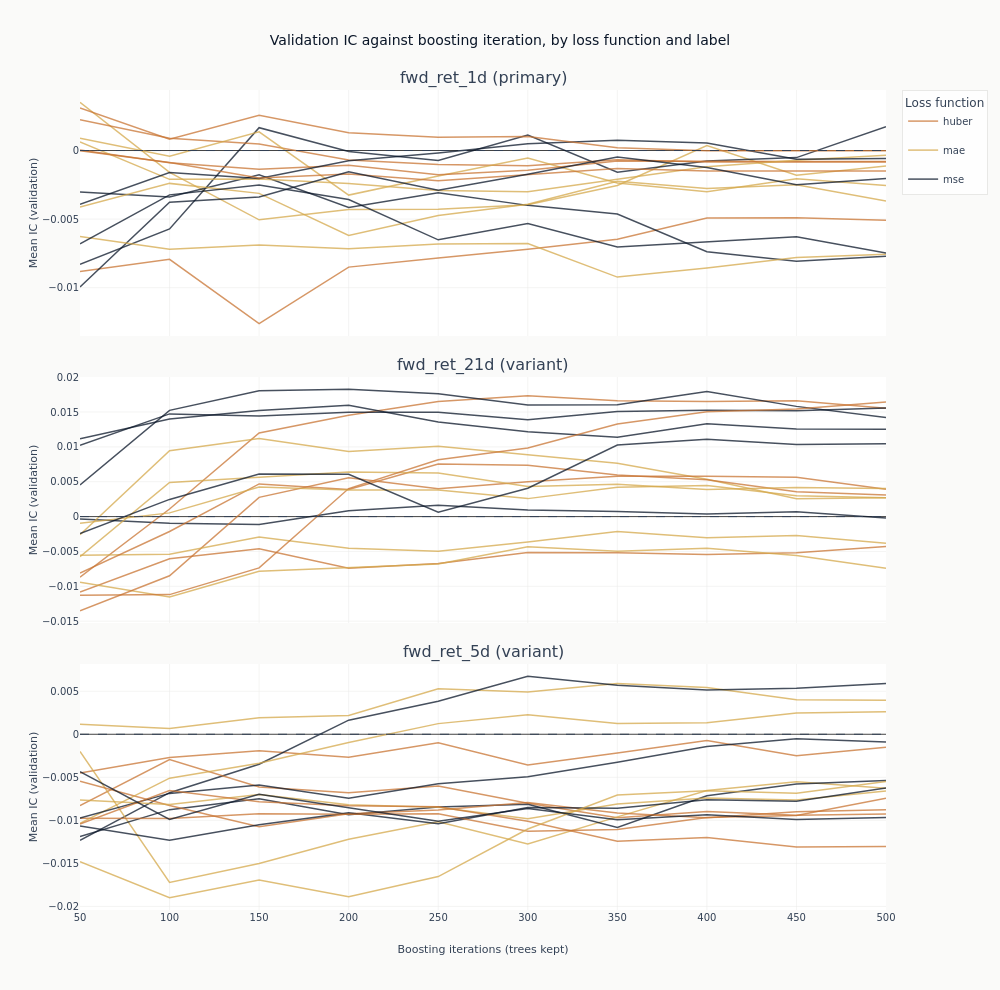

The notebook cell this image was saved under:
### Markdown cell above
### What more trees do

Each line traces one configuration's out-of-sample IC as trees are added to it. This is the
figure the checkpoint dimension exists to produce, and it separates two things a single
end-of-training number cannot.

A line that rises and then falls has an interior optimum: the model was still learning, then
began fitting the training window at the expense of the validation folds. A line that wanders
without trend around zero never had anything to learn in the first place, and its highest point
is wherever the noise happened to peak. The difference matters, because both produce a
respectable-looking maximum.

### Code cell
curves = catalog.filter("full_coverage").sort("label", "config_name", "checkpoint_value")
objectives = {"mse": COLORS["blue"], "mae": COLORS["amber"], "huber": COLORS["copper"]}


def objective_of(name: str) -> str:
    """Read the loss function out of a declared configuration name."""
    return next((key for key in objectives if name.endswith(key)), "mse")


fig_curves = make_subplots(
    rows=len(panel_labels),
    cols=1,
    shared_xaxes=True,
    vertical_spacing=0.05,
    subplot_titles=[
        f"{label} ({'primary' if label == primary else 'variant'})" for label in panel_labels
    ],
)
legend_shown: set[str] = set()
for row, label in enumerate(panel_labels, start=1):
    panel = curves.filter(pl.col("label") == label)
    for config_name in panel.get_column("config_name").unique(maintain_order=True):
        series = panel.filter(pl.col("config_name") == config_name)
        objective = objective_of(config_name)
        # One legend entry per loss function, not per configuration: fifteen names repeated
        # down three panels is a legend taller than the chart, and the colour is the only
        # thing the legend has to explain.
        first_of_objective = objective not in legend_shown
        legend_shown.add(objective)
        fig_curves.add_trace(
            go.Scatter(
                x=series.get_column("checkpoint_value").to_list(),
                y=series.get_column("ic_mean").to_list(),
                mode="lines",
                name=objective,
                legendgroup=objective,
                showlegend=first_of_objective,
                line=dict(color=objectives[objective], width=1.5),
                opacity=0.75,
            ),
            row=row,
            col=1,
        )
    fig_curves.add_hline(
        y=0, line_width=1, line_dash="dash", line_color=COLORS["neutral"], row=row, col=1
    )
    fig_curves.update_yaxes(title_text="Mean IC (validation)", row=row, col=1)
fig_curves.update_xaxes(title_text="Boosting iterations (trees kept)", row=len(panel_labels), col=1)
fig_curves.update_layout(
    title="Validation IC against boosting iteration, by loss function and label",
    height=330 * len(panel_labels),
    width=1000,
    margin=dict(t=90),
    legend=dict(title_text="Loss function", font=dict(size=10)),
)
show_plotly_with_alt(
    fig_curves,
    "Stacked line charts of mean validation information coefficient against boosting iteration, "
    "one panel per label, with one line per configuration coloured by loss function: "
    "blue for squared error, amber for absolute error, copper for Huber. Each panel carries a "
    "dashed zero line. The lines start spread out at fifty trees and cross each other repeatedly "
    "rather than rising to a common peak and falling away. In the one-day and 21-day panels the "
    "band drifts downwards as trees are added; in the five-day panel it stays where it started. "
    "A few one-day curves are above the zero line at the earliest checkpoints and two are still "
    "above it at the last. Averaged over its five configurations the blue squared-error group "
    "ends lowest in every panel, but individual blue lines are not: one starts at the top of the "
    "21-day panel and another ends above zero there.",
)

### Figure 1 — Plotly figure (JSON) as saved in the notebook; plotly's stock layout.template omitted (floating-point values rounded to 4 significant figures)
{"data": [{"legendgroup": "huber", "line": {"color": "#C87533", "width": 1.5}, "mode": "lines", "name": "huber", "opacity": 0.75, "showlegend": true, "type": "scatter", "x": [50, 100, 150, 200, 250, 300, 350, 400, 450, 500], "xaxis": "x", "y": [-0.008828, -0.007933, -0.01262, -0.008498, -0.007827, -0.007204, -0.006468, -0.004916, -0.004896, -0.005091], "yaxis": "y"}, {"legendgroup": "mae", "line": {"color": "#D4A84B", "width": 1.5}, "mode": "lines", "name": "mae", "opacity": 0.75, "showlegend": true, "type": "scatter", "x": [50, 100, 150, 200, 250, 300, 350, 400, 450, 500], "xaxis": "x", "y": [0.003515, -0.001595, -0.005051, -0.004297, -0.004281, -0.003949, -0.00255, 0.0003545, -0.001808, -0.001121], "yaxis": "y"}, {"legendgroup": "mse", "line": {"color": "#0a1628", "width": 1.5}, "mode": "lines", "name": "mse", "opacity": 0.75, "showlegend": true, "type": "scatter", "x": [50, 100, 150, 200, 250, 300, 350, 400, 450, 500], "xaxis": "x", "y": [-0.008287, -0.005712, 0.001664, -7.501e-05, -0.0007326, 0.001125, -0.001582, -0.0007685, -0.0005153, 0.001732], "yaxis": "y"}, {"legendgroup": "huber", "line": {"color": "#C87533", "width": 1.5}, "mode": "lines", "name": "huber", "opacity": 0.75, "showlegend": false, "type": "scatter", "x": [50, 100, 150, 200, 250, 300, 350, 400, 450, 500], "xaxis": "x", "y": [0.002241, 0.0008991, 0.0004818, -0.0006886, -0.001017, -0.00111, -0.0006725, -0.0008445, -0.0008445, -0.0008445], "yaxis": "y"}, {"legendgroup": "mae", "line": {"color": "#D4A84B", "width": 1.5}, "mode": "lines", "name": "mae", "opacity": 0.75, "showlegend": false, "type": "scatter", "x": [50, 100, 150, 200, 250, 300, 350, 400, 450, 500], "xaxis": "x", "y": [0.0008893, -0.0004086, 0.001358, -0.003249, -0.001854, -0.0005426, -0.002368, -0.003004, -0.002057, -0.002549], "yaxis": "y"}, {"legendgroup": "mse", "line": {"color": "#0a1628", "width": 1.5}, "mode": "lines", "name": "mse", "opacity": 0.75, "showlegend": false, "type": "scatter", "x": [50, 100, 150, 200, 250, 300, 350, 400, 450, 500], "xaxis": "x", "y": [-0.003019, -0.003389, -0.001769, -0.004151, -0.003081, -0.003998, -0.004632, -0.007376, -0.008068, -0.007708], "yaxis": "y"}, {"legendgroup": "huber", "line": {"color": "#C87533", "width": 1.5}, "mode": "lines", "name": "huber", "opacity": 0.75, "showlegend": false, "type": "scatter", "x": [50, 100, 150, 200, 250, 300, 350, 400, 450, 500], "xaxis": "x", "y": [3.968e-05, -0.0008824, -0.001369, -0.001079, -0.001765, -0.00144, -0.0007621, -0.0008094, -0.0008094, -0.0008094], "yaxis": "y"}, {"legendgroup": "mae", "line": {"color": "#D4A84B", "width": 1.5}, "mode": "lines", "name": "mae", "opacity": 0.75, "showlegend": false, "type": "scatter", "x": [50, 100, 150, 200, 250, 300, 350, 400, 450, 500], "xaxis": "x", "y": [0.0006315, -0.002103, -0.002075, -0.002405, -0.002922, -0.003013, -0.0021, -0.001186, -0.0007097, -0.0003512], "yaxis": "y"}, {"legendgroup": "mse", "line": {"color": "#0a1628", "width": 1.5}, "mode": "lines", "name": "mse", "opacity": 0.75, "showlegend": false, "type": "scatter", "x": [50, 100, 150, 200, 250, 300, 350, 400, 450, 500], "xaxis": "x", "y": [-0.003913, -0.001609, -0.002034, -0.0007506, -0.0001872, 0.0004966, 0.0007526, 0.0005555, -0.0006443, -0.0005841], "yaxis": "y"}, {"legendgroup": "huber", "line": {"color": "#C87533", "width": 1.5}, "mode": "lines", "name": "huber", "opacity": 0.75, "showlegend": false, "type": "scatter", "x": [50, 100, 150, 200, 250, 300, 350, 400, 450, 500], "xaxis": "x", "y": [-1.019e-05, -0.0008773, -0.001996, -0.001715, -0.002202, -0.001737, -0.001309, -0.001492, -0.001492, -0.001492], "yaxis": "y"}, {"legendgroup": "mae", "line": {"color": "#D4A84B", "width": 1.5}, "mode": "lines", "name": "mae", "opacity": 0.75, "showlegend": false, "type": "scatter", "x": [50, 100, 150, 200, 250, 300, 350, 400, 450, 500], "xaxis": "x", "y": [-0.004113, -0.002395, -0.003123, -0.006193, -0.004736, -0.003918, -0.00224, -0.002774, -0.00249, -0.003679], "yaxis": "y"}, {"legendgroup": "mse", "line": {"color": "#0a1628", "width": 1.5}, "mode": "lines", "name": "mse", "opacity": 0.75, "showlegend": false, "type": "scatter", "x": [50, 100, 150, 200, 250, 300, 350, 400, 450, 500], "xaxis": "x", "y": [-0.009953, -0.003771, -0.003386, -0.001545, -0.0029, -0.001727, -0.0004775, -0.001241, -0.002501, -0.002036], "yaxis": "y"}, {"legendgroup": "huber", "line": {"color": "#C87533", "width": 1.5}, "mode": "lines", "name": "huber", "opacity": 0.75, "showlegend": false, "type": "scatter", "x": [50, 100, 150, 200, 250, 300, 350, 400, 450, 500], "xaxis": "x", "y": [0.003097, 0.0008269, 0.002567, 0.001302, 0.000975, 0.00103, 0.0002027, -1.954e-05, -1.954e-05, -1.954e-05], "yaxis": "y"}, {"legendgroup": "mae", "line": {"color": "#D4A84B", "width": 1.5}, "mode": "lines", "name": "mae", "opacity": 0.75, "showlegend": false, "type": "scatter", "x": [50, 100, 150, 200, 250, 300, 350, 400, 450, 500], "xaxis": "x", "y": [-0.006263, -0.007191, -0.006883, -0.007159, -0.006811, -0.006779, -0.009227, -0.008572, -0.007802, -0.007555], "yaxis": "y"}, {"legendgroup": "mse", "line": {"color": "#0a1628", "width": 1.5}, "mode": "lines", "name": "mse", "opacity": 0.75, "showlegend": false, "type": "scatter", "x": [50, 100, 150, 200, 250, 300, 350, 400, 450, 500], "xaxis": "x", "y": [-0.006796, -0.003233, -0.002506, -0.003574, -0.006509, -0.005324, -0.007028, -0.00664, -0.006293, -0.007471], "yaxis": "y"}, {"legendgroup": "huber", "line": {"color": "#C87533", "width": 1.5}, "mode": "lines", "name": "huber", "opacity": 0.75, "showlegend": false, "type": "scatter", "x": [50, 100, 150, 200, 250, 300, 350, 400, 450, 500], "xaxis": "x2", "y": [-0.01081, -0.006043, -0.004621, -0.007411, -0.006724, -0.005158, -0.005173, -0.005449, -0.005202, -0.004292], "yaxis": "y2"}, {"legendgroup": "mae", "line": {"color": "#D4A84B", "width": 1.5}, "mode": "lines", "name": "mae", "opacity": 0.75, "showlegend": false, "type": "scatter", "x": [50, 100, 150, 200, 250, 300, 350, 400, 450, 500], "xaxis": "x2", "y": [-0.009401, -0.01153, -0.007844, -0.007358, -0.006812, -0.004312, -0.004958, -0.00453, -0.005579, -0.007405], "yaxis": "y2"}, {"legendgroup": "mse", "line": {"color": "#0a1628", "width": 1.5}, "mode": "lines", "name": "mse", "opacity": 0.75, "showlegend": false, "type": "scatter", "x": [50, 100, 150, 200, 250, 300, 350, 400, 450, 500], "xaxis": "x2", "y": [-0.0003552, -0.0009503, -0.001138, 0.0008238, 0.001635, 0.0009405, 0.0007209, 0.0003796, 0.0007056, -0.0002189], "yaxis": "y2"}, {"legendgroup": "huber", "line": {"color": "#C87533", "width": 1.5}, "mode": "lines", "name": "huber", "opacity": 0.75, "showlegend": false, "type": "scatter", "x": [50, 100, 150, 200, 250, 300, 350, 400, 450, 500], "xaxis": "x2", "y": [-0.008701, 0.001087, 0.01201, 0.01454, 0.01649, 0.01732, 0.01661, 0.0165, 0.01662, 0.01554], "yaxis": "y2"}, {"legendgroup": "mae", "line": {"color": "#D4A84B", "width": 1.5}, "mode": "lines", "name": "mae", "opacity": 0.75, "showlegend": false, "type": "scatter", "x": [50, 100, 150, 200, 250, 300, 350, 400, 450, 500], "xaxis": "x2", "y": [-0.002608, 0.00946, 0.0112, 0.00933, 0.0101, 0.00892, 0.007651, 0.005344, 0.002576, 0.002719], "yaxis": "y2"}, {"legendgroup": "mse", "line": {"color": "#0a1628", "width": 1.5}, "mode": "lines", "name": "mse", "opacity": 0.75, "showlegend": false, "type": "scatter", "x": [50, 100, 150, 200, 250, 300, 350, 400, 450, 500], "xaxis": "x2", "y": [0.004536, 0.01524, 0.01805, 0.01826, 0.01761, 0.01601, 0.01605, 0.01795, 0.01581, 0.01421], "yaxis": "y2"}, {"legendgroup": "huber", "line": {"color": "#C87533", "width": 1.5}, "mode": "lines", "name": "huber", "opacity": 0.75, "showlegend": false, "type": "scatter", "x": [50, 100, 150, 200, 250, 300, 350, 400, 450, 500], "xaxis": "x2", "y": [-0.0135, -0.008489, 0.002757, 0.005561, 0.004012, 0.005013, 0.0058, 0.005796, 0.005641, 0.003921], "yaxis": "y2"}, {"legendgroup": "mae", "line": {"color": "#D4A84B", "width": 1.5}, "mode": "lines", "name": "mae", "opacity": 0.75, "showlegend": false, "type": "scatter", "x": [50, 100, 150, 200, 250, 300, 350, 400, 450, 500], "xaxis": "x2", "y": [-0.005548, -0.005398, -0.002938, -0.004529, -0.004981, -0.003645, -0.002131, -0.003033, -0.002705, -0.003814], "yaxis": "y2"}, {"legendgroup": "mse", "line": {"color": "#0a1628", "width": 1.5}, "mode": "lines", "name": "mse", "opacity": 0.75, "showlegend": false, "type": "scatter", "x": [50, 100, 150, 200, 250, 300, 350, 400, 450, 500], "xaxis": "x2", "y": [0.01117, 0.01401, 0.0152, 0.01597, 0.01356, 0.01217, 0.01139, 0.01333, 0.01255, 0.01254], "yaxis": "y2"}, {"legendgroup": "huber", "line": {"color": "#C87533", "width": 1.5}, "mode": "lines", "name": "huber", "opacity": 0.75, "showlegend": false, "type": "scatter", "x": [50, 100, 150, 200, 250, 300, 350, 400, 450, 500], "xaxis": "x2", "y": [-0.008096, -0.002132, 0.004685, 0.003883, 0.007535, 0.007351, 0.005966, 0.005283, 0.003548, 0.003108], "yaxis": "y2"}, {"legendgroup": "mae", "line": {"color": "#D4A84B", "width": 1.5}, "mode": "lines", "name": "mae", "opacity": 0.75, "showlegend": false, "type": "scatter", "x": [50, 100, 150, 200, 250, 300, 350, 400, 450, 500], "xaxis": "x2", "y": [-0.005753, 0.004891, 0.005639, 0.00639, 0.00626, 0.004318, 0.004639, 0.003872, 0.004169, 0.004026], "yaxis": "y2"}, {"legendgroup": "mse", "line": {"color": "#0a1628", "width": 1.5}, "mode": "lines", "name": "mse", "opacity": 0.75, "showlegend": false, "type": "scatter", "x": [50, 100, 150, 200, 250, 300, 350, 400, 450, 500], "xaxis": "x2", "y": [0.01023, 0.01473, 0.01443, 0.01496, 0.01498, 0.01388, 0.01507, 0.01525, 0.01518, 0.01556], "yaxis": "y2"}, {"legendgroup": "huber", "line": {"color": "#C87533", "width": 1.5}, "mode": "lines", "name": "huber", "opacity": 0.75, "showlegend": false, "type": "scatter", "x": [50, 100, 150, 200, 250, 300, 350, 400, 450, 500], "xaxis": "x2", "y": [-0.01128, -0.01119, -0.007363, 0.004024, 0.00815, 0.009836, 0.01329, 0.01504, 0.01543, 0.01645], "yaxis": "y2"}, {"legendgroup": "mae", "line": {"color": "#D4A84B", "width": 1.5}, "mode": "lines", "name": "mae", "opacity": 0.75, "showlegend": false, "type": "scatter", "x": [50, 100, 150, 200, 250, 300, 350, 400, 450, 500], "xaxis": "x2", "y": [-0.0009386, 0.0005329, 0.004241, 0.003821, 0.003827, 0.002579, 0.004206, 0.004471, 0.002989, 0.00271], "yaxis": "y2"}, {"legendgroup": "mse", "line": {"color": "#0a1628", "width": 1.5}, "mode": "lines", "name": "mse", "opacity": 0.75, "showlegend": false, "type": "scatter", "x": [50, 100, 150, 200, 250, 300, 350, 400, 450, 500], "xaxis": "x2", "y": [-0.002435, 0.002465, 0.006123, 0.00606, 0.0006382, 0.004071, 0.01026, 0.01109, 0.01034, 0.01044], "yaxis": "y2"}, {"legendgroup": "huber", "line": {"color": "#C87533", "width": 1.5}, "mode": "lines", "name": "huber", "opacity": 0.75, "showlegend": false, "type": "scatter", "x": [50, 100, 150, 200, 250, 300, 350, 400, 450, 500], "xaxis": "x3", "y": [-0.004492, -0.002687, -0.001913, -0.002678, -0.0009801, -0.003579, -0.002186, -0.0007117, -0.002498, -0.001507], "yaxis": "y3"}, {"legendgroup": "mae", "line": {"color": "#D4A84B", "width": 1.5}, "mode": "lines", "name": "mae", "opacity": 0.75, "showlegend": false, "type": "scatter", "x": [50, 100, 150, 200, 250, 300, 350, 400, 450, 500], "xaxis": "x3", "y": [0.001164, 0.0006608, 0.001933, 0.002177, 0.005282, 0.004904, 0.00591, 0.005445, 0.004011, 0.003958], "yaxis": "y3"}, {"legendgroup": "mse", "line": {"color": "#0a1628", "width": 1.5}, "mode": "lines", "name": "mse", "opacity": 0.75, "showlegend": false, "type": "scatter", "x": [50, 100, 150, 200, 250, 300, 350, 400, 450, 500], "xaxis": "x3", "y": [-0.01232, -0.006789, -0.003482, 0.001639, 0.00384, 0.006738, 0.005707, 0.005133, 0.005349, 0.005894], "yaxis": "y3"}, {"legendgroup": "huber", "line": {"color": "#C87533", "width": 1.5}, "mode": "lines", "name": "huber", "opacity": 0.75, "showlegend": false, "type": "scatter", "x": [50, 100, 150, 200, 250, 300, 350, 400, 450, 500], "xaxis": "x3", "y": [-0.008294, -0.002939, -0.006135, -0.006787, -0.006016, -0.008026, -0.009711, -0.008958, -0.009422, -0.009266], "yaxis": "y3"}, {"legendgroup": "mae", "line": {"color": "#D4A84B", "width": 1.5}, "mode": "lines", "name": "mae", "opacity": 0.75, "showlegend": false, "type": "scatter", "x": [50, 100, 150, 200, 250, 300, 350, 400, 450, 500], "xaxis": "x3", "y": [-0.001994, -0.01722, -0.01502, -0.0122, -0.01016, -0.01274, -0.009596, -0.006526, -0.005508, -0.006276], "yaxis": "y3"}, {"legendgroup": "mse", "line": {"color": "#0a1628", "width": 1.5}, "mode": "lines", "name": "mse", "opacity": 0.75, "showlegend": false, "type": "scatter", "x": [50, 100, 150, 200, 250, 300, 350, 400, 450, 500], "xaxis": "x3", "y": [-0.01188, -0.008756, -0.007491, -0.009355, -0.008452, -0.008125, -0.01084, -0.007151, -0.005781, -0.005369], "yaxis": "y3"}, {"legendgroup": "huber", "line": {"color": "#C87533", "width": 1.5}, "mode": "lines", "name": "huber", "opacity": 0.75, "showlegend": false, "type": "scatter", "x": [50, 100, 150, 200, 250, 300, 350, 400, 450, 500], "xaxis": "x3", "y": [-0.005445, -0.008263, -0.01075, -0.009234, -0.008812, -0.007915, -0.009151, -0.009688, -0.009012, -0.008768], "yaxis": "y3"}, {"legendgroup": "mae", "line": {"color": "#D4A84B", "width": 1.5}, "mode": "lines", "name": "mae", "opacity": 0.75, "showlegend": false, "type": "scatter", "x": [50, 100, 150, 200, 250, 300, 350, 400, 450, 500], "xaxis": "x3", "y": [-0.007628, -0.00817, -0.00699, -0.008192, -0.008471, -0.009827, -0.008113, -0.0074, -0.007625, -0.006597], "yaxis": "y3"}, {"legendgroup": "mse", "line": {"color": "#0a1628", "width": 1.5}, "mode": "lines", "name": "mse", "opacity": 0.75, "showlegend": false, "type": "scatter", "x": [50, 100, 150, 200, 250, 300, 350, 400, 450, 500], "xaxis": "x3", "y": [-0.01065, -0.01232, -0.0105, -0.009112, -0.0104, -0.00851, -0.00859, -0.007615, -0.00777, -0.006241], "yaxis": "y3"}, {"legendgroup": "huber", "line": {"color": "#C87533", "width": 1.5}, "mode": "lines", "name": "huber", "opacity": 0.75, "showlegend": false, "type": "scatter", "x": [50, 100, 150, 200, 250, 300, 350, 400, 450, 500], "xaxis": "x3", "y": [-0.009769, -0.009778, -0.009221, -0.009287, -0.00923, -0.01128, -0.01106, -0.00968, -0.009427, -0.00744], "yaxis": "y3"}, {"legendgroup": "mae", "line": {"color": "#D4A84B", "width": 1.5}, "mode": "lines", "name": "mae", "opacity": 0.75, "showlegend": false, "type": "scatter", "x": [50, 100, 150, 200, 250, 300, 350, 400, 450, 500], "xaxis": "x3", "y": [-0.01035, -0.0051, -0.003355, -0.0009546, 0.001239, 0.002261, 0.001249, 0.001351, 0.002478, 0.002613], "yaxis": "y3"}, {"legendgroup": "mse", "line": {"color": "#0a1628", "width": 1.5}, "mode": "lines", "name": "mse", "opacity": 0.75, "showlegend": false, "type": "scatter", "x": [50, 100, 150, 200, 250, 300, 350, 400, 450, 500], "xaxis": "x3", "y": [-0.009743, -0.006868, -0.005883, -0.007425, -0.005744, -0.004923, -0.003255, -0.001426, -0.0005235, -0.0008863], "yaxis": "y3"}, {"legendgroup": "huber", "line": {"color": "#C87533", "width": 1.5}, "mode": "lines", "name": "huber", "opacity": 0.75, "showlegend": false, "type": "scatter", "x": [50, 100, 150, 200, 250, 300, 350, 400, 450, 500], "xaxis": "x3", "y": [-0.01042, -0.006544, -0.007847, -0.008292, -0.008416, -0.01011, -0.01244, -0.01199, -0.01308, -0.01305], "yaxis": "y3"}, {"legendgroup": "mae", "line": {"color": "#D4A84B", "width": 1.5}, "mode": "lines", "name": "mae", "opacity": 0.75, "showlegend": false, "type": "scatter", "x": [50, 100, 150, 200, 250, 300, 350, 400, 450, 500], "xaxis": "x3", "y": [-0.0148, -0.01899, -0.01694, -0.01889, -0.01653, -0.011, -0.007051, -0.006572, -0.006857, -0.005487], "yaxis": "y3"}, {"legendgroup": "mse", "line": {"color": "#0a1628", "width": 1.5}, "mode": "lines", "name": "mse", "opacity": 0.75, "showlegend": false, "type": "scatter", "x": [50, 100, 150, 200, 250, 300, 350, 400, 450, 500], "xaxis": "x3", "y": [-0.004356, -0.009896, -0.006964, -0.008585, -0.01012, -0.008614, -0.009925, -0.009351, -0.009907, -0.009673], "yaxis": "y3"}], "layout": {"annotations": [{"font": {"size": 16}, "showarrow": false, "text": "fwd_ret_1d (primary)", "x": 0.5, "xanchor": "center", "xref": "paper", "y": 1.0, "yanchor": "bottom", "yref": "paper"}, {"font": {"size": 16}, "showarrow": false, "text": "fwd_ret_21d (variant)", "x": 0.5, "xanchor": "center", "xref": "paper", "y": 0.65, "yanchor": "bottom", "yref": "paper"}, {"font": {"size": 16}, "showarrow": false, "text": "fwd_ret_5d (variant)", "x": 0.5, "xanchor": "center", "xref": "paper", "y": 0.3, "yanchor": "bottom", "yref": "paper"}], "height": 990, "legend": {"font": {"size": 10}, "title": {"text": "Loss function"}}, "margin": {"t": 90}, "shapes": [{"line": {"color": "#334155", "dash": "dash", "width": 1}, "type": "line", "x0": 0, "x1": 1, "xref": "x domain", "y0": 0, "y1": 0, "yref": "y"}, {"line": {"color": "#334155", "dash": "dash", "width": 1}, "type": "line", "x0": 0, "x1": 1, "xref": "x2 domain", "y0": 0, "y1": 0, "yref": "y2"}, {"line": {"color": "#334155", "dash": "dash", "width": 1}, "type": "line", "x0": 0, "x1": 1, "xref": "x3 domain", "y0": 0, "y1": 0, "yref": "y3"}], "title": {"text": "Validation IC against boosting iteration, by loss function and label"}, "width": 1000, "xaxis": {"anchor": "y", "domain": [0.0, 1.0], "matches": "x3", "showticklabels": false}, "xaxis2": {"anchor": "y2", "domain": [0.0, 1.0], "matches": "x3", "showticklabels": false}, "xaxis3": {"anchor": "y3", "domain": [0.0, 1.0], "title": {"text": "Boosting iterations (trees kept)"}}, "yaxis": {"anchor": "x", "domain": [0.7, 1.0], "title": {"text": "Mean IC (validation)"}}, "yaxis2": {"anchor": "x2", "domain": [0.35, 0.65], "title": {"text": "Mean IC (validation)"}}, "yaxis3": {"anchor": "x3", "domain": [0.0, 0.3], "title": {"text": "Mean IC (validation)"}}}}
